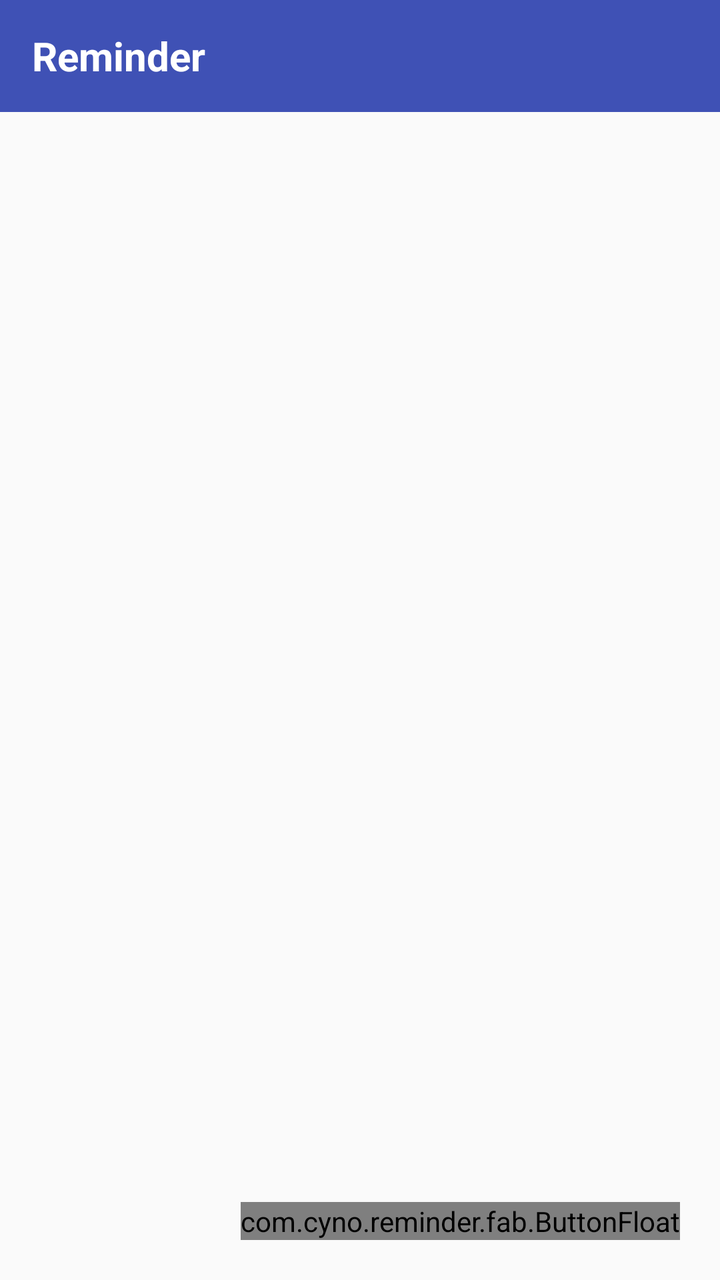
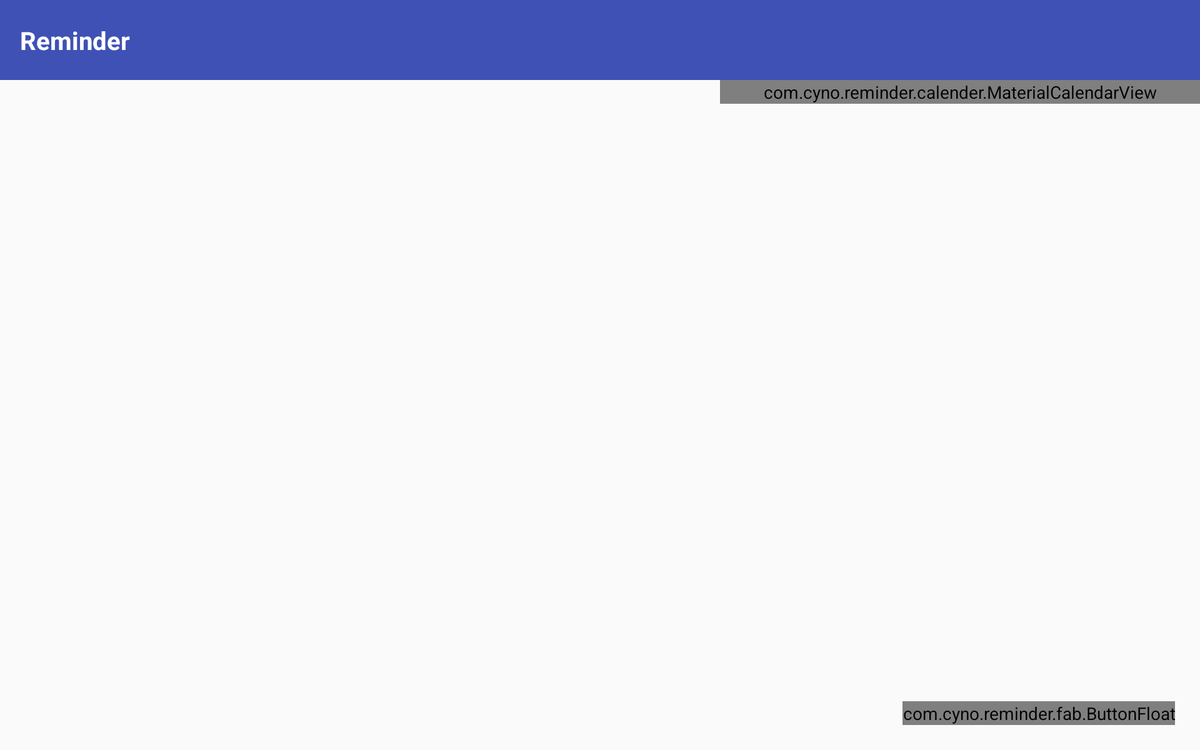

One screen, two layout resources from the same app: the default and the repository's alternative for another configuration. Each is rendered where Android would select it; the XML of both is given below.
<!-- AndroidManifest.xml: application theme MyAppTheme -->
<!-- res/layout/activity_main.xml -->
<RelativeLayout xmlns:android="http://schemas.android.com/apk/res/android"
    xmlns:tools="http://schemas.android.com/tools"
    xmlns:materialdesign="http://schemas.android.com/apk/res-auto"
    android:layout_width="match_parent"
    android:layout_height="match_parent"
    tools:context="com.cyno.reminder.ui.MainActivity" >

    <include layout="@layout/toolbar" />

    <android.support.v4.widget.DrawerLayout
        android:id="@+id/drawer_layout"
        android:layout_width="match_parent"
        android:layout_height="match_parent"
        android:layout_below="@+id/toolbar" >

        <FrameLayout
            android:id="@+id/frame_container"
            android:layout_width="match_parent"
            android:layout_height="match_parent" />

        <LinearLayout
            android:layout_width="@dimen/nav_drawer_width"
            android:layout_height="match_parent"
            android:layout_gravity="start"
            android:background="#efefef"
            android:orientation="vertical" >

            <TextView
                android:id="@+id/tv_date"
                android:layout_width="@dimen/profile_pic_width"
                android:layout_height="wrap_content"
                android:layout_gravity="center"
                android:text="31"
                android:textColor="@color/accent"
                android:textSize="80dp" />

            <TextView
                android:id="@+id/tv_month"
                android:layout_width="@dimen/profile_pic_width"
                android:layout_height="wrap_content"
                android:layout_gravity="center"
                android:text="March"
                android:paddingBottom="@dimen/default_padding"
                android:textColor="@color/accent"
                android:textSize="30sp" />

            

            <LinearLayout
                android:id="@+id/go_premium"
                android:layout_width="match_parent"
                android:layout_height="wrap_content"
                android:layout_gravity="center_vertical"
                android:background="@color/white"
                android:orientation="horizontal"
                android:padding="@dimen/default_padding" >

                <TextView
                    android:layout_width="0dp"
                    android:layout_height="wrap_content"
                    android:layout_gravity="center_vertical"
                    android:layout_weight="0.6"
                    android:background="@color/white"
                    android:padding="@dimen/default_padding"
                    android:text="@string/go_premium"
                    android:textColor="@color/black"
                    android:textSize="@dimen/text_size_med" />

                <TextView
                    android:layout_width="wrap_content"
                    android:layout_height="wrap_content"
                    android:background="@color/warn"
                    android:gravity="right"
                    android:padding="@dimen/default_padding"
                    android:text="@string/new_label"
                    android:textColor="@color/white"
                    android:textSize="@dimen/text_size_med"
                    android:textStyle="bold" />
            </LinearLayout>

            <ListView
                android:id="@+id/list_slidermenu"
                android:layout_width="@dimen/nav_drawer_width"
                android:layout_height="wrap_content"
                android:background="@color/list_background"
                android:choiceMode="singleChoice"
                android:divider="@color/list_divider"
                android:dividerHeight="@dimen/nav_list_div_height"
                android:listSelector="@drawable/list_selector" />
        </LinearLayout>
    </android.support.v4.widget.DrawerLayout>

    <com.cyno.reminder.fab.ButtonFloat
        android:id="@+id/fab"
        android:layout_width="wrap_content"
        android:layout_height="wrap_content"
        android:layout_alignParentBottom="true"
        android:layout_alignParentRight="true"
        android:layout_marginBottom="@dimen/default_padding_4x"
        android:layout_marginRight="@dimen/default_padding_4x"
        android:background="@color/accent"
        materialdesign:iconDrawable="@drawable/ic_content_add" />

</RelativeLayout>
<!-- res/layout/toolbar.xml (included above) -->
<?xml version="1.0" encoding="utf-8"?>
<android.support.v7.widget.Toolbar xmlns:android="http://schemas.android.com/apk/res/android"
    android:id="@+id/toolbar"
    style="@style/ToolBarStyle"
    android:layout_width="match_parent"
    android:layout_height="wrap_content"
    android:background="@color/primary"
    app:titleTextAppearance="@style/toolbar_title_style"
    app:title="@string/app_name"
    android:minHeight="?attr/actionBarSize" xmlns:app="http://schemas.android.com/apk/res/com.cyno.reminder">

</android.support.v7.widget.Toolbar>
<!-- resources referenced by this layout -->
<resources>
  <color name="accent">#e91e63</color>
  <color name="black">#000000</color>
  <color name="list_background">#FFFFFF</color>
  <color name="list_divider">#FFFFFF</color>
  <color name="primary">#3F51B5</color>
  <color name="warn">#f44336</color>
  <color name="white">#FFFFFF</color>
  <dimen name="default_padding">5dp</dimen>
  <dimen name="default_padding_4x">20dp</dimen>
  <dimen name="nav_drawer_width">280dp</dimen>
  <dimen name="nav_list_div_height">1dp</dimen>
  <dimen name="profile_pic_width">150dp</dimen>
  <dimen name="text_size_med">16sp</dimen>
  <string name="app_name">Reminder</string>
  <string name="go_premium">Go Premium</string>
  <string name="new_label">New</string>
  <!-- from res/values-v21/ -->
  <style name="ToolBarStyle" parent="">
          <item name="popupTheme">@style/ThemeOverlay.AppCompat.Light</item>
          <item name="theme">@style/ThemeOverlay.AppCompat.Dark.ActionBar</item>
      </style>
  <style name="toolbar_title_style">
          <item name="android:textColor">@color/white</item>
          <item name="android:textSize">@dimen/title</item>
          <item name="android:textStyle">bold</item>
      </style>
  <!-- from res/values-v21/ -->
  <style name="MyAppTheme" parent="MyAppBaseTheme">
          <item name="android:windowContentTransitions">true</item>
          <item name="android:windowAllowEnterTransitionOverlap">true</item>
          <item name="android:windowAllowReturnTransitionOverlap">true</item>
          <item name="android:windowSharedElementEnterTransition">@android:transition/move</item>
          <item name="android:windowSharedElementExitTransition">@android:transition/move</item>
          <item name="drawerArrowStyle">@style/DrawerArrowStyle</item>
          <item name="android:dialogTheme">@style/Theme.Dialog</item>
      </style>
  <dimen name="title">20sp</dimen>
  <style name="MyAppBaseTheme" parent="Theme.AppCompat.Light">
          <item name="colorPrimary">@color/primary</item>
          <item name="colorPrimaryDark">@color/primary_dark</item>
          <item name="android:windowNoTitle">true</item>
          <item name="windowActionBar">false</item>
          <item name="windowNoTitle">true</item>
          <item name="android:windowFullscreen">false</item>
          <item name="android:windowContentOverlay">@null</item>
      </style>
  <!-- from res/values-v21/ -->
  <style name="DrawerArrowStyle" parent="Widget.AppCompat.DrawerArrowToggle">
          <item name="spinBars">true</item>
          <item name="color">@android:color/white</item>
      </style>
  <!-- from res/values-v21/ -->
  <style name="Theme.Dialog" parent="android:Theme.Material.Light.Dialog">
          <item name="android:colorAccent">@color/accent</item>
          <item name="android:colorPrimary">@color/primary</item>
          <item name="android:colorPrimaryDark">@color/primary_dark</item>
      </style>
  <color name="primary_dark">#303F9F</color>
</resources>
<!-- res/layout-large-land/activity_main.xml (the repository's variant of the layout above) -->
<!-- drawn on a 7-inch tablet turned sideways -->
<RelativeLayout xmlns:android="http://schemas.android.com/apk/res/android"
    xmlns:tools="http://schemas.android.com/tools"
    xmlns:materialdesign="http://schemas.android.com/apk/res-auto"
    android:layout_width="match_parent"
    android:layout_height="match_parent"
     xmlns:app="http://schemas.android.com/apk/res-auto"
    tools:context="com.cyno.reminder.ui.MainActivity" >

    <include layout="@layout/toolbar" />

    <android.support.v4.widget.DrawerLayout
        android:id="@+id/drawer_layout"
        android:layout_width="match_parent"
        android:layout_height="match_parent"
        android:layout_below="@+id/toolbar" >

        

        <LinearLayout
            android:layout_width="match_parent"
            android:layout_height="match_parent"
            android:orientation="horizontal" >

            <FrameLayout
                android:id="@+id/frame_container"
                android:layout_width="0dp"
                android:layout_height="match_parent"
                android:layout_weight="0.6" />

            <com.cyno.reminder.calender.MaterialCalendarView
                android:id="@+id/calendarView"
                android:layout_width="0dp"
                android:layout_height="wrap_content"
                android:layout_weight="0.4"
                app:arrowColor="?attr/colorPrimary"
                app:dateTextAppearance="?android:attr/textAppearanceMedium"
                app:headerTextAppearance="?android:attr/textAppearanceMedium"
                app:selectionColor="?attr/colorPrimary"
                app:showOtherDates="true"
                app:weekDayTextAppearance="?android:attr/textAppearanceMedium" />
        </LinearLayout>

        <LinearLayout
            android:layout_width="@dimen/nav_drawer_width"
            android:layout_height="match_parent"
            android:layout_gravity="start"
            android:background="#efefef"
            android:orientation="vertical" >

            <TextView
                android:id="@+id/tv_date"
                android:layout_width="@dimen/profile_pic_width"
                android:layout_height="0dp"
                android:layout_gravity="center"
                android:layout_weight="0.2"
                android:text="31"
                android:textColor="@color/accent"
                android:textSize="80dp" />

            <TextView
                android:id="@+id/tv_month"
                android:layout_width="@dimen/profile_pic_width"
                android:layout_height="0dp"
                android:layout_gravity="center"
                android:layout_weight="0.1"
                android:paddingLeft="20dp"
                android:text="March"
                android:textColor="@color/accent"
                android:textSize="30sp" />
            

           


            

            <ListView
                android:id="@+id/list_slidermenu"
                android:layout_width="@dimen/nav_drawer_width"
                android:layout_height="0dp"
                android:layout_marginTop="@dimen/default_padding"
                android:layout_weight="0.7"
                android:background="@color/list_background"
                android:choiceMode="singleChoice"
                android:divider="@color/list_divider"
                android:dividerHeight="@dimen/nav_list_div_height"
                android:listSelector="@drawable/list_selector" />
        </LinearLayout>
    </android.support.v4.widget.DrawerLayout>

    <com.cyno.reminder.fab.ButtonFloat
        android:id="@+id/fab"
        android:layout_width="wrap_content"
        android:layout_height="wrap_content"
        android:layout_alignParentBottom="true"
        android:layout_alignParentRight="true"
        android:layout_marginBottom="@dimen/default_padding_4x"
        android:layout_marginRight="@dimen/default_padding_4x"
        android:background="@color/accent"
        materialdesign:iconDrawable="@drawable/ic_content_add" />

</RelativeLayout>
<!-- resources referenced by the variant -->
<!-- as a 7-inch tablet turned sideways resolves them -->
<resources>
  <color name="accent">#e91e63</color>
  <color name="list_background">#FFFFFF</color>
  <color name="list_divider">#FFFFFF</color>
  <color name="primary">#3F51B5</color>
  <dimen name="default_padding">5dp</dimen>
  <dimen name="default_padding_4x">20dp</dimen>
  <dimen name="nav_drawer_width">280dp</dimen>
  <dimen name="nav_list_div_height">1dp</dimen>
  <dimen name="profile_pic_width">150dp</dimen>
  <string name="app_name">Reminder</string>
  <!-- from res/values-v21/ -->
  <style name="ToolBarStyle" parent="">
          <item name="popupTheme">@style/ThemeOverlay.AppCompat.Light</item>
          <item name="theme">@style/ThemeOverlay.AppCompat.Dark.ActionBar</item>
      </style>
  <style name="toolbar_title_style">
          <item name="android:textColor">@color/white</item>
          <item name="android:textSize">@dimen/title</item>
          <item name="android:textStyle">bold</item>
      </style>
  <!-- from res/values-v21/ -->
  <style name="MyAppTheme" parent="MyAppBaseTheme">
          <item name="android:windowContentTransitions">true</item>
          <item name="android:windowAllowEnterTransitionOverlap">true</item>
          <item name="android:windowAllowReturnTransitionOverlap">true</item>
          <item name="android:windowSharedElementEnterTransition">@android:transition/move</item>
          <item name="android:windowSharedElementExitTransition">@android:transition/move</item>
          <item name="drawerArrowStyle">@style/DrawerArrowStyle</item>
          <item name="android:dialogTheme">@style/Theme.Dialog</item>
      </style>
  <color name="white">#FFFFFF</color>
  <dimen name="title">20sp</dimen>
  <style name="MyAppBaseTheme" parent="Theme.AppCompat.Light">
          <item name="colorPrimary">@color/primary</item>
          <item name="colorPrimaryDark">@color/primary_dark</item>
          <item name="android:windowNoTitle">true</item>
          <item name="windowActionBar">false</item>
          <item name="windowNoTitle">true</item>
          <item name="android:windowFullscreen">false</item>
          <item name="android:windowContentOverlay">@null</item>
      </style>
  <!-- from res/values-v21/ -->
  <style name="DrawerArrowStyle" parent="Widget.AppCompat.DrawerArrowToggle">
          <item name="spinBars">true</item>
          <item name="color">@android:color/white</item>
      </style>
  <!-- from res/values-v21/ -->
  <style name="Theme.Dialog" parent="android:Theme.Material.Light.Dialog">
          <item name="android:colorAccent">@color/accent</item>
          <item name="android:colorPrimary">@color/primary</item>
          <item name="android:colorPrimaryDark">@color/primary_dark</item>
      </style>
  <color name="primary_dark">#303F9F</color>
</resources>
